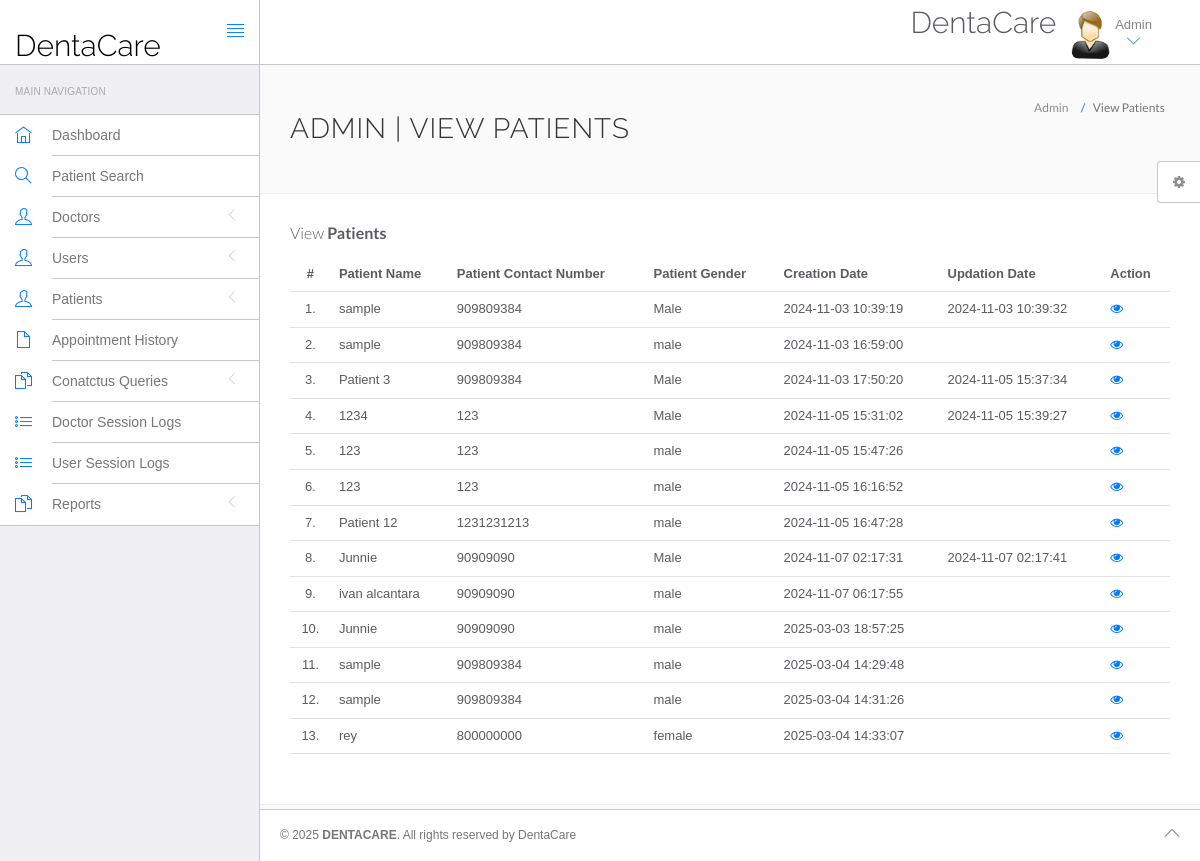
The page /hms/admin/manage-patient.php (signed in) on the database its author committed.
### tables this page shows
CREATE TABLE `tblpatient` (
  `ID` int(10) NOT NULL,
  `Docid` int(10) DEFAULT NULL,
  `PatientName` varchar(200) DEFAULT NULL,
  `PatientContno` bigint(10) DEFAULT NULL,
  `PatientEmail` varchar(200) DEFAULT NULL,
  `PatientGender` varchar(50) DEFAULT NULL,
  `PatientAdd` mediumtext DEFAULT NULL,
  `PatientAge` int(10) DEFAULT NULL,
  `PatientMedhis` mediumtext DEFAULT NULL,
  `CreationDate` timestamp NULL DEFAULT current_timestamp(),
  `UpdationDate` timestamp NULL DEFAULT NULL ON UPDATE current_timestamp()
);

### hms/admin/manage-patient.php (the view, shortened to what this page needs)
<?php
include('include/config.php');
function sanitize_input($data) {
    return htmlspecialchars(stripslashes(trim($data)));
}
try {
?>
<!DOCTYPE html>
<html lang="en">
<head>
    <link rel="stylesheet" href="vendor/bootstrap/css/bootstrap.min.css">
    <link rel="stylesheet" href="vendor/fontawesome/css/font-awesome.min.css">
    <link rel="stylesheet" href="vendor/themify-icons/themify-icons.min.css">
    <link href="vendor/animate.css/animate.min.css" rel="stylesheet" media="screen">
    <link href="vendor/perfect-scrollbar/perfect-scrollbar.min.css" rel="stylesheet" media="screen">
    <link href="vendor/switchery/switchery.min.css" rel="stylesheet" media="screen">
    <link href="vendor/bootstrap-touchspin/jquery.bootstrap-touchspin.min.css" rel="stylesheet" media="screen">
    <link href="vendor/select2/select2.min.css" rel="stylesheet" media="screen">
    <link href="vendor/bootstrap-datepicker/bootstrap-datepicker3.standalone.min.css" rel="stylesheet" media="screen">
    <link href="vendor/bootstrap-timepicker/bootstrap-timepicker.min.css" rel="stylesheet" media="screen">
    <link rel="stylesheet" href="assets/css/styles.css">
    <link rel="stylesheet" href="assets/css/plugins.css">
    <link rel="stylesheet" href="assets/css/themes/theme-1.css" id="skin_color" />
</head>
<body>
    <div id="app">
        <?php include('include/sidebar.php');?>
        <div class="app-content">
            <?php include('include/header.php');?>
            <div class="main-content">
                <div class="wrap-content container" id="container">
                    <section id="page-title">
                        <div class="row">
                            <div class="col-sm-8">
                                <h1 class="mainTitle">Admin | View Patients</h1>
                            </div>
                            <ol class="breadcrumb">
                                <li>
                                    <span>Admin</span>
                                </li>
                                <li class="active">
                                    <span>View Patients</span>
                                </li>
                            </ol>
                        </div>
                    </section>
                    <div class="container-fluid container-fullw bg-white">
                        <div class="row">
                            <div class="col-md-12">
                                <h5 class="over-title margin-bottom-15">View <span class="text-bold">Patients</span></h5>
                                <table class="table table-hover" id="sample-table-1">
                                    <thead>
                                        <tr>
                                            <th class="center">#</th>
                                            <th>Patient Name</th>
                                            <th>Patient Contact Number</th>
                                            <th>Patient Gender</th>
                                            <th>Creation Date</th>
                                            <th>Updation Date</th>
                                            <th>Action</th>
                                        </tr>
                                    </thead>
                                    <tbody>
                                        <?php
                                        $sql = mysqli_query($con, "SELECT * FROM tblpatient");
                                        $cnt = 1;
                                        while ($row = mysqli_fetch_array($sql)) {
                                        ?>
                                        <tr>
                                            <td class="center"><?php echo $cnt;?>.</td>
                                            <td class="hidden-xs"><?php echo sanitize_input($row['PatientName']);?></td>
                                            <td><?php echo sanitize_input($row['PatientContno']);?></td>
                                            <td><?php echo sanitize_input($row['PatientGender']);?></td>
                                            <td><?php echo sanitize_input($row['CreationDate']);?></td>
                                            <td><?php echo sanitize_input($row['UpdationDate']);?></td>
                                            <td>
                                                <a href="view-patient.php?viewid=<?php echo sanitize_input($row['ID']);?>"><i class="fa fa-eye"></i></a>
                                            </td>
                                        </tr>
                                        <?php
                                            $cnt++;
                                        }
                                        ?>
                                    </tbody>
                                </table>
                            </div>
                        </div>
                    </div>
                </div>
            </div>
        </div>
        <?php include('include/footer.php');?>
        <?php include('include/setting.php');?>
    </div>
</body>
</html>
<?php
} catch (Exception $e) {
    error_log($e->getMessage());
    header("Location: error.php");
    exit();
}
?>

### hms/admin/assets/css/themes/theme-1.css (style rules this page uses)
body { background: #FAFAFA; }

### rows shown on the page
tblpatient: PatientName "sample", PatientContno "909809384", PatientGender "Male", CreationDate "2024-11-03 10:39:19", UpdationDate "2024-11-03 10:39:32"
tblpatient: PatientName "sample", PatientContno "909809384", PatientGender "male", CreationDate "2024-11-03 16:59:00"
tblpatient: PatientName "Patient 3", PatientContno "909809384", PatientGender "Male", CreationDate "2024-11-03 17:50:20", UpdationDate "2024-11-05 15:37:34"
tblpatient: PatientName "1234", PatientContno "123", PatientGender "Male", CreationDate "2024-11-05 15:31:02", UpdationDate "2024-11-05 15:39:27"
tblpatient: PatientName "123", PatientContno "123", PatientGender "male", CreationDate "2024-11-05 15:47:26"
tblpatient: PatientName "123", PatientContno "123", PatientGender "male", CreationDate "2024-11-05 16:16:52"
tblpatient: PatientName "Patient 12", PatientContno "1231231213", PatientGender "male", CreationDate "2024-11-05 16:47:28"
tblpatient: PatientName "Junnie", PatientContno "90909090", PatientGender "Male", CreationDate "2024-11-07 02:17:31", UpdationDate "2024-11-07 02:17:41"
tblpatient: PatientName "ivan alcantara", PatientContno "90909090", PatientGender "male", CreationDate "2024-11-07 06:17:55"
tblpatient: PatientName "Junnie", PatientContno "90909090", PatientGender "male", CreationDate "2025-03-03 18:57:25"
tblpatient: PatientName "sample", PatientContno "909809384", PatientGender "male", CreationDate "2025-03-04 14:29:48"
tblpatient: PatientName "sample", PatientContno "909809384", PatientGender "male", CreationDate "2025-03-04 14:31:26"
tblpatient: PatientName "rey", PatientContno "800000000", PatientGender "female", CreationDate "2025-03-04 14:33:07"
